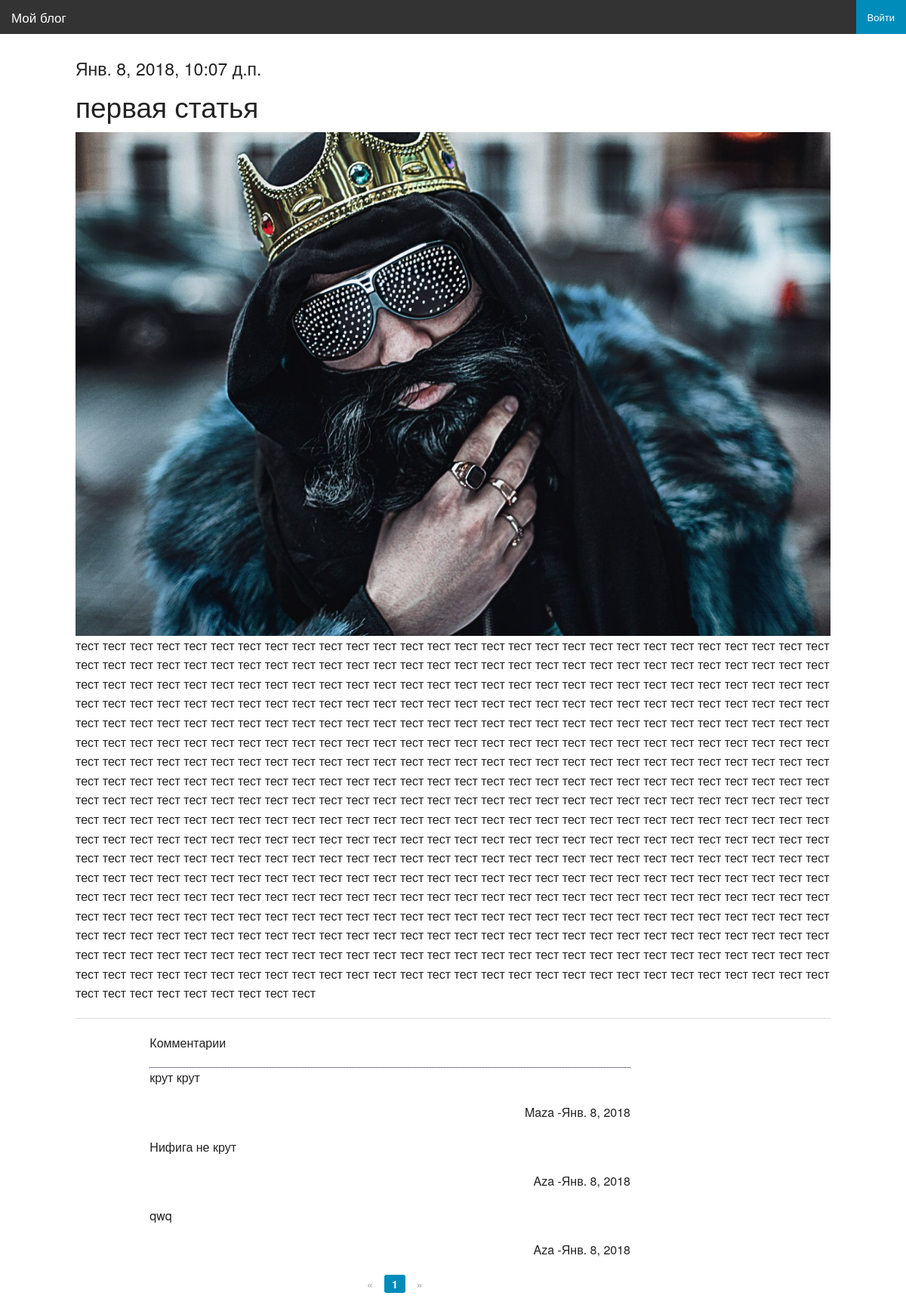
Screenshot of /articles/get/1/ with the database file from the repository.
### article/models.py (models this page shows, shortened)
class Article(models.Model):
    class Meta():
        db_table = "article"
    article_title = models.CharField(max_length = 200)
    article_text = RichTextField()
    article_date = models.DateTimeField()
    article_likes = models.IntegerField(default=0)
    article_image = models.ImageField(null=True, blank=True, upload_to="images/", verbose_name= 'Изображение')
    def bit(self):
        if self.article_image:
            return mark_safe ('<img src="%s" width="70"/>'% self.article_image.url)
        else:
            return '(none)'
    bit.short_descriptio = 'Изображение'
    bit.allow_tags = True

class Comments(models.Model):
    class Meta():
        db_table = 'comments'
    comments_text = models.TextField(verbose_name="Текст комментария")
    comments_article = models.ForeignKey(Article, on_delete=models.CASCADE)
    comments_date = models.DateField('date',auto_now=True)
    comments_author = models.ForeignKey(User, on_delete=models.CASCADE)

### article/views.py (the view)
# urls.py: path('articles/get/<int:article_id>/', views.article),
def article(request, page_comments_number=1, article_id=1):
    comment_form = CommentForm
    all_comments = Comments.objects.all()
    args = {}
    args.update(csrf(request))
    args['article'] = Article.objects.get(id=article_id)
    current_page_comments_filter = all_comments.filter(comments_article_id=article_id)
    current_page_comments = Paginator(current_page_comments_filter, 4)
    args['comments'] = current_page_comments.page(page_comments_number)
    args['form'] = comment_form
    args['username'] = auth.get_user(request).username
    return render_to_response('article.html', args)

### article/templates/article.html (shortened to what this page needs)
{% extends 'main.html' %}
{% block article %}
<h4>{{ article.article_date }}</h4>
<h2>{{ article.article_title }}</h2>
    <div>
    {% if article.article_image %}
        <img src="{{ MEDIA_URL }} {{ article.article_image.url }}">
    {% endif %}
    </div>
<p>{% autoescape off%}{{ article.article_text }}{% endautoescape %}</p>
<hr>
    <div class="large-offset-1 large-8 columns">
<p>Комментарии</p>
    <div height="1" style="border-bottom: 1px dotted #000033; "></div>
{% for comment in comments %}
   <p>{{ comment.comments_text }}</p>
    <p align="right"> {{ comment.comments_author.username}} -{{comment.comments_date}}</p>
{% endfor %}
   <div class="row">
        <div class="large-5 large-offset-5 columns">
            <ul class="pagination">
                {% if comments.has_previous %}
                    <li class="arrow"><a href="/articles/{{ article.id }}/get/{{ comments.previous_page_number }}/">&laquo;</a></li>
                {% else %}
                    <li class="arrow unavailable"><a href="">&laquo;</a></li>
                {% endif %}
                {% for page in comments.paginator.page_range %}
                    {% if page == comments.number %}
                        <li class="current"><a href="/articles/{{ article.id }}/get/{{ page }}/">{{ page }}</a></li>
                    {% else %}
                        <li><a href="/articles/{{ article.id }}/get/{{ page }}/">{{ page }}</a></li>
                    {% endif %}
                {% endfor %}
                {% if comments.has_next %}
                    <li class="arrow"><a href="/articles/{{ article.id }}/get/{{ comments.next_page_number }}/">&raquo;</a></li>
                {% else %}
                    <li class="arrow unavailable"><a href="">&raquo;</a></li>
                {% endif %}
            </ul>
        </div>
   </div>
    </div>
{% endblock %}

### templates/main.html (shortened to what this page needs)
{% load staticfiles %}
<!DOCTYPE html>
<html lang="en">
<head>
    <link rel="stylesheet" type="text/css" href="{% static "css/foundation.css" %}">
</head>
<body>
    <div class="fixed">
      <nav class="top-bar" data-topbar role="navigation">
      <ul class="title-area">
        <li class="name">
          <h1><a href="/">Мой блог</a></h1>
        </li>
      </ul>
      <section class="top-bar-section">
        <ul class="right">
            {% if username %}
                <li><a href="/auth/logout/">Выйти ({{ username }})</a> </li>
            {% else %}
                <li class="active"><a href="/auth/login/">Войти</a></li>
            {% endif %}
        </ul>
      </section>
      </nav>
    </div>
<br>
<br>
<br>
<div class="row">
{% block article %}{% endblock %}
</div>
</body>
</html>

### rows the page displays
Article: article_date "Янв. 8, 2018, 10:07 д.п.", article_title "первая статья", article_image (picture), article_text "тест тест тест тест тест тест тест тест тест тест тест тест тест тест тест тест тест тест тест тест тест тест тест тест тест тест тест тест тест тест тест тест тест тест тест тест тест тест тест тест тест тест тест тест тест тест тест тест тест тест тест тест тест тест тест тест тест тест тест тест тест тест тест тест тест тест тест тест тест тест тест тест тест тест тест тест тест тест тест тест тест тест тест тест тест тест тест тест тест тест тест тест тест тест тест тест тест тест тест тест тест тест тест тест тест тест тест тест тест тест тест тест тест тест тест тест тест тест тест тест тест тест тест тест тест тест тест тест тест тест тест тест тест тест тест тест тест тест тест тест…"
Comments: comments_text "крут крут", comments_author.username "Maza", comments_date "Янв. 8, 2018"
Comments: comments_text "Нифига не крут", comments_author.username "Aza", comments_date "Янв. 8, 2018"
Comments: comments_text "qwq", comments_author.username "Aza", comments_date "Янв. 8, 2018"

### other values shown
{{ page }} "1"
